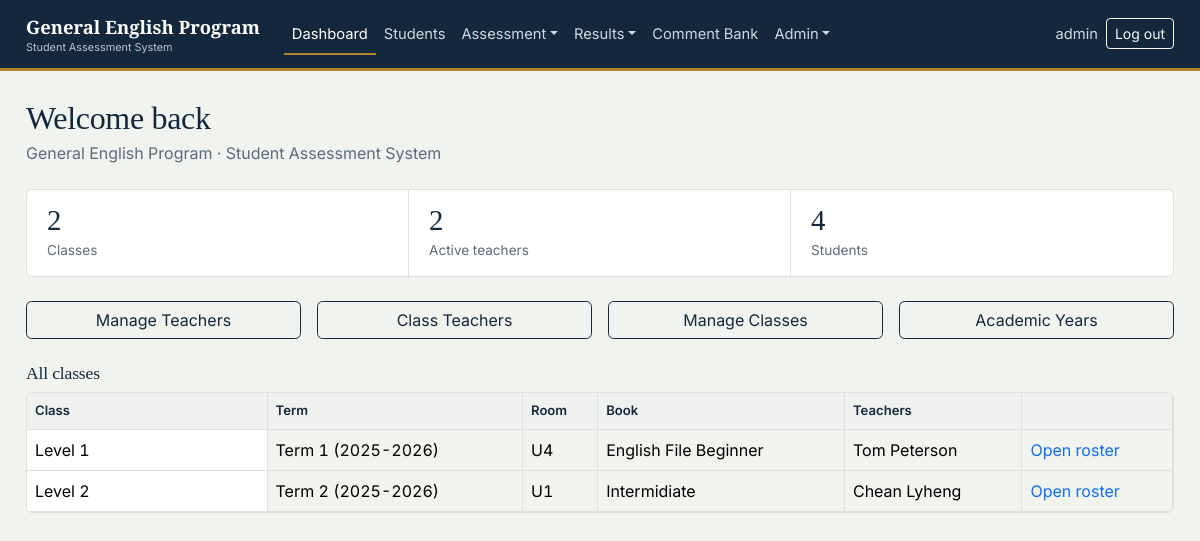
The app's page / (signed in) with its own data.
### gep/models.py (models this page shows, shortened)
class ClassGroup(models.Model):
    name = models.CharField(max_length=100)  # "Level 1"
    room = models.CharField(max_length=50, blank=True)
    term = models.ForeignKey(Term, related_name='classes', on_delete=models.CASCADE)
    book = models.CharField(max_length=150, blank=True)
    subject = models.CharField(max_length=100, default='GEP')
    total_class_days = models.PositiveIntegerField(default=20)
    class Meta:
        ordering = ['term', 'name']

class Term(models.Model):
    academic_year = models.ForeignKey(AcademicYear, related_name='terms', on_delete=models.CASCADE)
    name = models.CharField(max_length=50)  # "Term 1" / "Term 2"
    order = models.PositiveSmallIntegerField(default=1)
    class Meta:
        ordering = ['academic_year', 'order']
        unique_together = ('academic_year', 'name')

class AcademicYear(models.Model):
    name = models.CharField(max_length=20, unique=True)
    class Meta:
        ordering = ['-name']

class Teacher(models.Model):
    SEX_CHOICES = [('M', 'Male'), ('F', 'Female')]
    STATUS_CHOICES = [('Active', 'Active'), ('Inactive', 'Inactive')]
    user = models.OneToOneField(settings.AUTH_USER_MODEL, on_delete=models.CASCADE, related_name='teacher')
    teacher_id = models.CharField(max_length=10, unique=True, editable=False, blank=True)
    english_name = models.CharField(max_length=150)
    khmer_name = models.CharField(max_length=150, blank=True)
    sex = models.CharField(max_length=1, choices=SEX_CHOICES)
    email = models.EmailField(blank=True)
    phone = models.CharField(max_length=30, blank=True)
    subject = models.CharField(max_length=100, blank=True)
    status = models.CharField(max_length=10, choices=STATUS_CHOICES, default='Active')
    classes = models.ManyToManyField(ClassGroup, through='TeacherAssignment', related_name='teachers', blank=True)
    class Meta:
        ordering = ['teacher_id']

### gep/views.py (the view)
# urls.py: path('', views.dashboard, name='dashboard'),
@login_required
def dashboard(request):
    if request.user.is_superuser:
        context = {
            'is_admin': True,
            'class_count': ClassGroup.objects.count(),
            'teacher_count': Teacher.objects.filter(status='Active').count(),
            'student_count': StudentProfile.objects.count(),
            'classes': ClassGroup.objects.select_related('term', 'term__academic_year'),
        }
    else:
        teacher = getattr(request.user, 'teacher', None)
        classes = teacher.classes.select_related('term', 'term__academic_year').all() if teacher else ClassGroup.objects.none()
        context = {'is_admin': False, 'teacher': teacher, 'classes': classes}
    context['base_template'] = base_template(request)
    return render(request, 'gep/dashboard.html', context)

### gep/views.py (called while the page is built)
def base_template(request):
    return 'gep/_partial_base.html' if getattr(request, 'htmx', False) else 'gep/base.html'

### gep/templates/gep/dashboard.html (shortened to what this page needs)
{% extends base_template %}
{% block content %}
<h2 class="font-serif mb-1">
  {% if is_admin %}Welcome back{% else %}Welcome back, {{ teacher.english_name }}{% endif %}
</h2>
<p class="text-slate mb-4">General English Program &middot; Student Assessment System</p>
{% if is_admin %}
<div class="stat-strip mb-4">
  <div class="stat"><div class="num">{{ class_count }}</div><div class="label">Classes</div></div>
  <div class="stat"><div class="num">{{ teacher_count }}</div><div class="label">Active teachers</div></div>
  <div class="stat"><div class="num">{{ student_count }}</div><div class="label">Students</div></div>
</div>
<div class="row g-3 mb-4">
  <div class="col-md-3"><a href="{% url 'teacher-list' %}" class="btn btn-outline-primary w-100">Manage Teachers</a></div>
  <div class="col-md-3"><a href="{% url 'class-teachers' %}" class="btn btn-outline-primary w-100">Class Teachers</a></div>
  <div class="col-md-3"><a href="{% url 'classgroup-list' %}" class="btn btn-outline-primary w-100">Manage Classes</a></div>
  <div class="col-md-3"><a href="{% url 'academicyear-list' %}" class="btn btn-outline-primary w-100">Academic Years</a></div>
</div>
<h3 class="font-serif" style="font-size:1.1rem;">All classes</h3>
<div class="grid-wrap">
<table class="table gradebook mb-0">
  <thead><tr><th class="name-col">Class</th><th>Term</th><th>Room</th><th>Book</th><th>Teachers</th><th></th></tr></thead>
  <tbody>
    {% for c in classes %}
    <tr>
      <td class="name-col">{{ c.name }}</td>
      <td>{{ c.term.name }} ({{ c.term.academic_year.name }})</td>
      <td>{{ c.room|default:"—" }}</td>
      <td>{{ c.book|default:"—" }}</td>
      <td>{% for t in c.teachers.all %}{{ t.english_name }}{% if not forloop.last %}, {% endif %}{% empty %}<span class="text-slate">Unassigned</span>{% endfor %}</td>
      <td><a href="{% url 'students' %}?class_id={{ c.pk }}">Open roster</a></td>
    </tr>
    {% empty %}
    <tr><td colspan="6" class="text-slate">No classes yet. <a href="{% url 'classgroup-create' %}">Create the first one</a>.</td></tr>
    {% endfor %}
  </tbody>
</table>
</div>
{% endif %}
{% endblock %}

### gep/templates/gep/base.html (shortened to what this page needs)
{% load static %}<!DOCTYPE html>
<html lang="en">
<head>
<link rel="stylesheet" href="https://cdn.jsdelivr.net/npm/bootstrap@5.3.3/dist/css/bootstrap.min.css">
<link rel="stylesheet" href="https://cdn.jsdelivr.net/npm/bootstrap-icons@1.11.3/font/bootstrap-icons.css">
<link rel="stylesheet" href="{% static 'gep/css/custom.css' %}">
</head>
<body>
{% if user.is_authenticated %}
<nav class="navbar navbar-expand-lg gep-navbar" aria-label="Main navigation">
  <div class="gep-shell d-flex align-items-center w-100 py-0">
    <a class="navbar-brand me-4" href="{% url 'dashboard' %}">
      General English Program
      <small>Student Assessment System</small>
    </a>
    <div class="collapse navbar-collapse" id="navMain">
      <ul class="navbar-nav me-auto">
        <li class="nav-item"><a class="nav-link {% if request.resolver_match.url_name == 'dashboard' %}active{% endif %}" href="{% url 'dashboard' %}">Dashboard</a></li>
        <li class="nav-item"><a class="nav-link {% if request.resolver_match.url_name == 'students' %}active{% endif %}" href="{% url 'students' %}">Students</a></li>
        <li class="nav-item dropdown">
          <a class="nav-link dropdown-toggle" href="#" data-bs-toggle="dropdown">Assessment</a>
        </li>
        <li class="nav-item dropdown">
          <a class="nav-link dropdown-toggle" href="#" data-bs-toggle="dropdown">Results</a>
        </li>
        <li class="nav-item"><a class="nav-link" href="{% url 'comment-bank' %}">Comment Bank</a></li>
        {% if user.is_superuser %}
        <li class="nav-item dropdown">
          <a class="nav-link dropdown-toggle" href="#" data-bs-toggle="dropdown">Admin</a>
        </li>
        {% endif %}
      </ul>
      <ul class="navbar-nav align-items-lg-center">
        <li class="nav-item"><span class="nav-link disabled">{{ user.get_username }}</span></li>
        <li class="nav-item">
          <form method="post" action="{% url 'logout' %}">{% csrf_token %}
            <button type="submit" class="btn btn-sm btn-outline-light">Log out</button>
          </form>
        </li>
      </ul>
    </div>
  </div>
</nav>
{% endif %}
<div class="gep-shell">
  <div id="page-content">
    {% block content %}{% endblock %}
  </div>
</div>
</body>
</html>

### gep/static/gep/css/custom.css (style rules this page uses)
:root { --ink: #14283d; --ink-soft: #1f3b57; --steel: #3d5a73; --brass: #b3842a; --brass-deep: #8f6a20; --paper: #f1f3ef; --surface: #ffffff; --slate: #5b6b7a; --line: #dce1e0; --good: #2f7d5a; --good-bg: #e7f2ec; --warn: #b9832e; --warn-bg: #faf1e2; --bad: #ab3d3d; --bad-bg: #f7e9e9; --excused: #5b6f86; --excused-bg: #eaeef2; --bs-primary: var(--ink); --bs-primary-rgb: 20, 40, 61; --bs-link-color: var(--ink-soft); --bs-link-hover-color: var(--brass-deep); --bs-body-bg: var(--paper); --bs-body-color: #212b33; --bs-border-radius: 0.35rem; --bs-border-radius-sm: 0.25rem; --bs-border-radius-lg: 0.45rem; --bs-font-sans-serif: 'Inter', 'Noto Sans Khmer', -apple-system, sans-serif; }
body { font-family: var(--bs-font-sans-serif); background-color: var(--paper); font-variant-numeric: tabular-nums; }
h1, h2, h3, h4, .font-serif { font-family: 'Source Serif 4', Georgia, serif; color: var(--ink); letter-spacing: -0.01em; }
a { text-decoration: none; }
.gep-navbar { background: var(--ink); border-bottom: 3px solid var(--brass); }
.gep-navbar .navbar-brand { font-family: 'Source Serif 4', Georgia, serif; font-weight: 600; font-size: 1.15rem; color: #fff; }
.gep-navbar .navbar-brand small { display: block; font-family: var(--bs-font-sans-serif); font-size: 0.68rem; color: #b9c3cd; font-weight: 400; margin-top: -2px; }
.gep-navbar .nav-link { color: #cfd8e0; font-size: 0.92rem; padding-top: 0.65rem; padding-bottom: 0.65rem; }
.gep-navbar .nav-link:hover, .gep-navbar .nav-link.active { color: #fff; }
.gep-navbar .nav-link.active { box-shadow: inset 0 -2px 0 var(--brass); }
.gep-shell { max-width: 1180px; margin: 0 auto; padding: 1.75rem 1rem 3rem; }
.stat-strip { display: flex; flex-wrap: wrap; border: 1px solid var(--line); border-radius: var(--bs-border-radius); background: var(--surface); overflow: hidden; }
.stat-strip .stat { flex: 1 1 160px; padding: 1rem 1.25rem; border-right: 1px solid var(--line); }
.stat-strip .stat:last-child { border-right: none; }
.stat-strip .stat .num { font-family: 'Source Serif 4', Georgia, serif; font-size: 1.8rem; color: var(--ink); line-height: 1; }
.stat-strip .stat .label { color: var(--slate); font-size: 0.85rem; margin-top: 0.3rem; }
.btn-outline-primary { color: var(--ink); border-color: var(--ink); }
.grid-wrap { overflow-x: auto; border: 1px solid var(--line); border-radius: var(--bs-border-radius); background: var(--surface); }
table.gradebook { margin-bottom: 0; border-collapse: separate; border-spacing: 0; }
table.gradebook th, table.gradebook td { vertical-align: middle; white-space: nowrap; border-bottom: 1px solid var(--line); border-right: 1px solid var(--line); }
table.gradebook thead th { background: #eef1ed; color: var(--ink); font-weight: 600; font-size: 0.82rem; position: sticky; top: 0; z-index: 2; }
table.gradebook td.name-col, table.gradebook th.name-col { position: sticky; left: 0; background: var(--surface); z-index: 1; text-align: left; white-space: normal; min-width: 170px; }
table.gradebook thead th.name-col { z-index: 3; background: #eef1ed; }
.text-slate { color: var(--slate); }

### records on screen
ClassGroup: name "Level 1", term.name "Term 1", term.academic_year.name "2025-2026", room "U4", book "English File Beginner"
Teacher: english_name "Tom Peterson"
ClassGroup: name "Level 2", term.name "Term 2", term.academic_year.name "2025-2026", room "U1", book "Intermidiate"
Teacher: english_name "Chean Lyheng"

### other values on screen
{{ user.get_username }} "admin"
{{ class_count }} "2"
{{ teacher_count }} "2"
{{ student_count }} "4"
